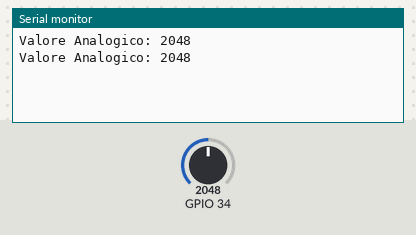
Recording of a sketch running on a simulated ESP32. Shown: the last lines printed to the serial monitor. The inputs (shaded band) are chosen by the test bench; at power-on: GPIO 34 = 2048.

Above: at 1.8 s.
1.9 s: GPIO 34 set to 2866
At 2.8 s:
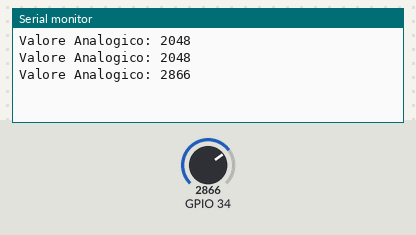
3.4 s: GPIO 34 set to 3603
At 4.6 s:
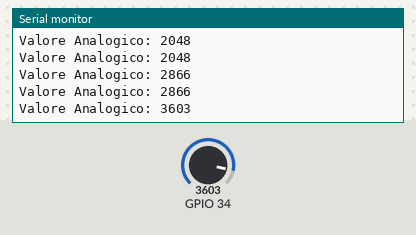
Timing chart, 0 to 6.4 s (numbered marks = the images above; inputs shaded):
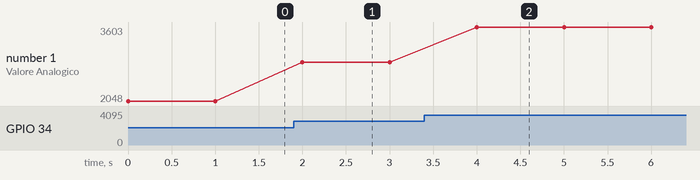

The sketch:

pwm_potentiometer.ino
```cpp
void setup() {
  Serial.begin(115200);
}

void loop() {
  // lettura analogica del pin GPIO34
  int analogValue = analogRead(34);

  // stampa del valore 0/4095:
  Serial.print("Valore Analogico: ");
  Serial.println(analogValue);
  delay(1000);
}
```

Measured:
- after the input at 1.9 s, the serial monitor: prints a new line after 0.10 s (image 1)
- after the input at 3.4 s, the serial monitor: prints a new line after 0.60 s (image 2)
- plotted number 1: 2048 → 2866 after the input at 1.9 s, 2866 → 3603 after the input at 3.4 s
